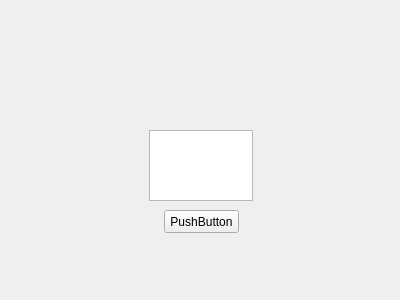
<?xml version="1.0" encoding="UTF-8"?>
<ui version="4.0">
 <class>MainWindow</class>
 <widget class="QMainWindow" name="MainWindow">
  <property name="geometry">
   <rect>
    <x>0</x>
    <y>0</y>
    <width>400</width>
    <height>300</height>
   </rect>
  </property>
  <property name="windowTitle">
   <string>MainWindow</string>
  </property>
  <widget class="QWidget" name="centralWidget">
   <widget class="QPushButton" name="pushButton">
    <property name="geometry">
     <rect>
      <x>164</x>
      <y>210</y>
      <width>75</width>
      <height>23</height>
     </rect>
    </property>
    <property name="text">
     <string>PushButton</string>
    </property>
   </widget>
   <widget class="QLabel" name="label">
    <property name="geometry">
     <rect>
      <x>20</x>
      <y>20</y>
      <width>361</width>
      <height>91</height>
     </rect>
    </property>
    <property name="text">
     <string/>
    </property>
    <property name="alignment">
     <set>Qt::AlignCenter</set>
    </property>
   </widget>
   <widget class="QTextEdit" name="textEdit">
    <property name="geometry">
     <rect>
      <x>149</x>
      <y>130</y>
      <width>104</width>
      <height>71</height>
     </rect>
    </property>
   </widget>
  </widget>
 </widget>
 <layoutdefault spacing="6" margin="11"/>
 <resources/>
 <connections/>
</ui>
